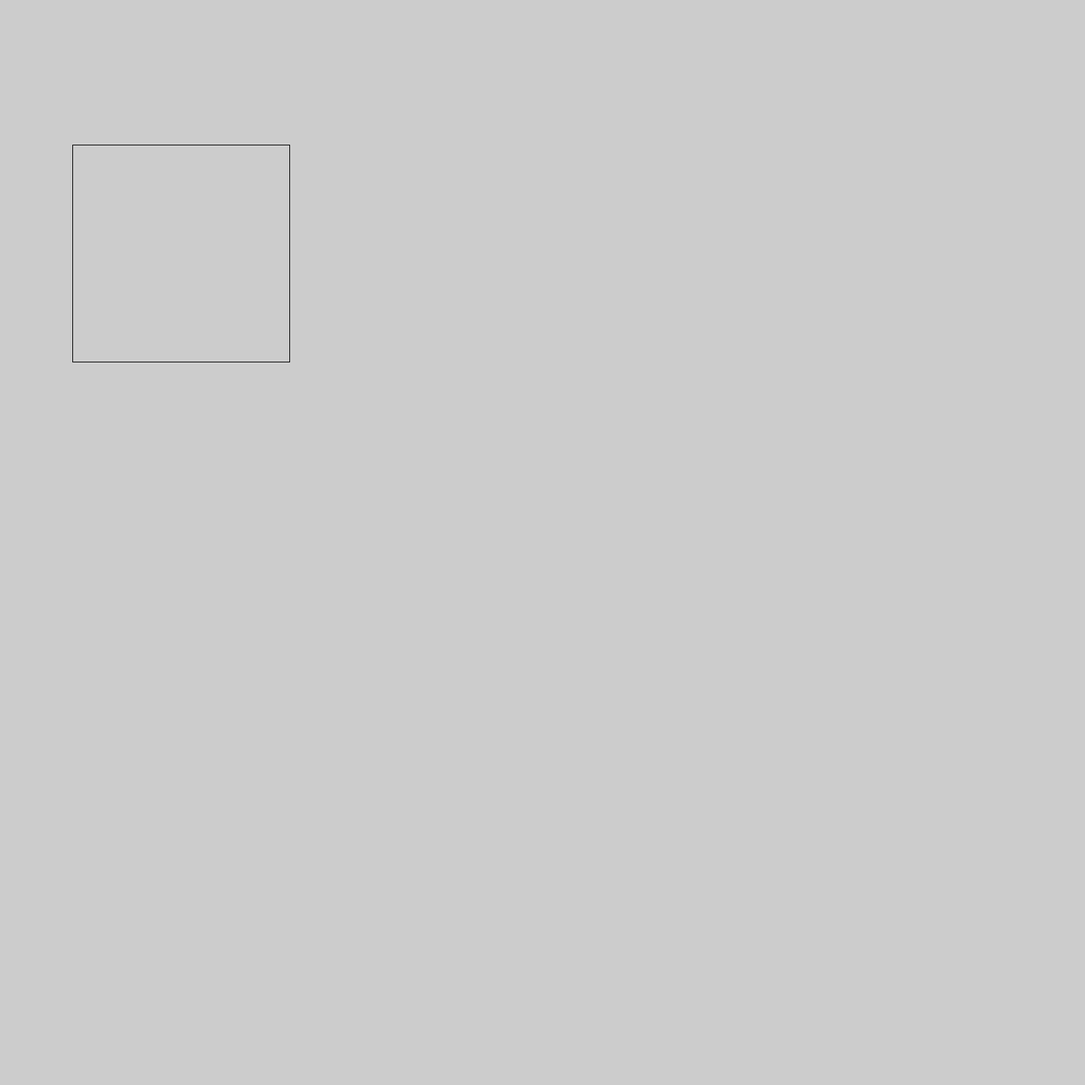
Frame 1 (no input)
Frame 60 (the mouse pressed at the canvas centre just before this capture): identical to frame 1, image omitted
Frame 120 (the mouse held since frame 60 and released just before this capture): identical to frame 1, image omitted

The Processing sketch that drew this single still picture (run headless with seeded random() and noise(); from frame 60 on, the mouse is pressed at the canvas centre):

// Processing sketch: Opdracht_9_4
// ── Opdracht_9_4.pde
void setup(){
size(1500,1500);
mijnVierkant(100, 200, 300, 300);
}

void draw(){
  
}

void mijnVierkant(int x, int y, int hoogte, int breed){
 
  line(x, y, x + breed, y);
  line(x + breed, y, x + breed, y + hoogte);
  line(x + breed, y + hoogte, x, y + hoogte);
  line(x, y + hoogte, x, y);

  
}
